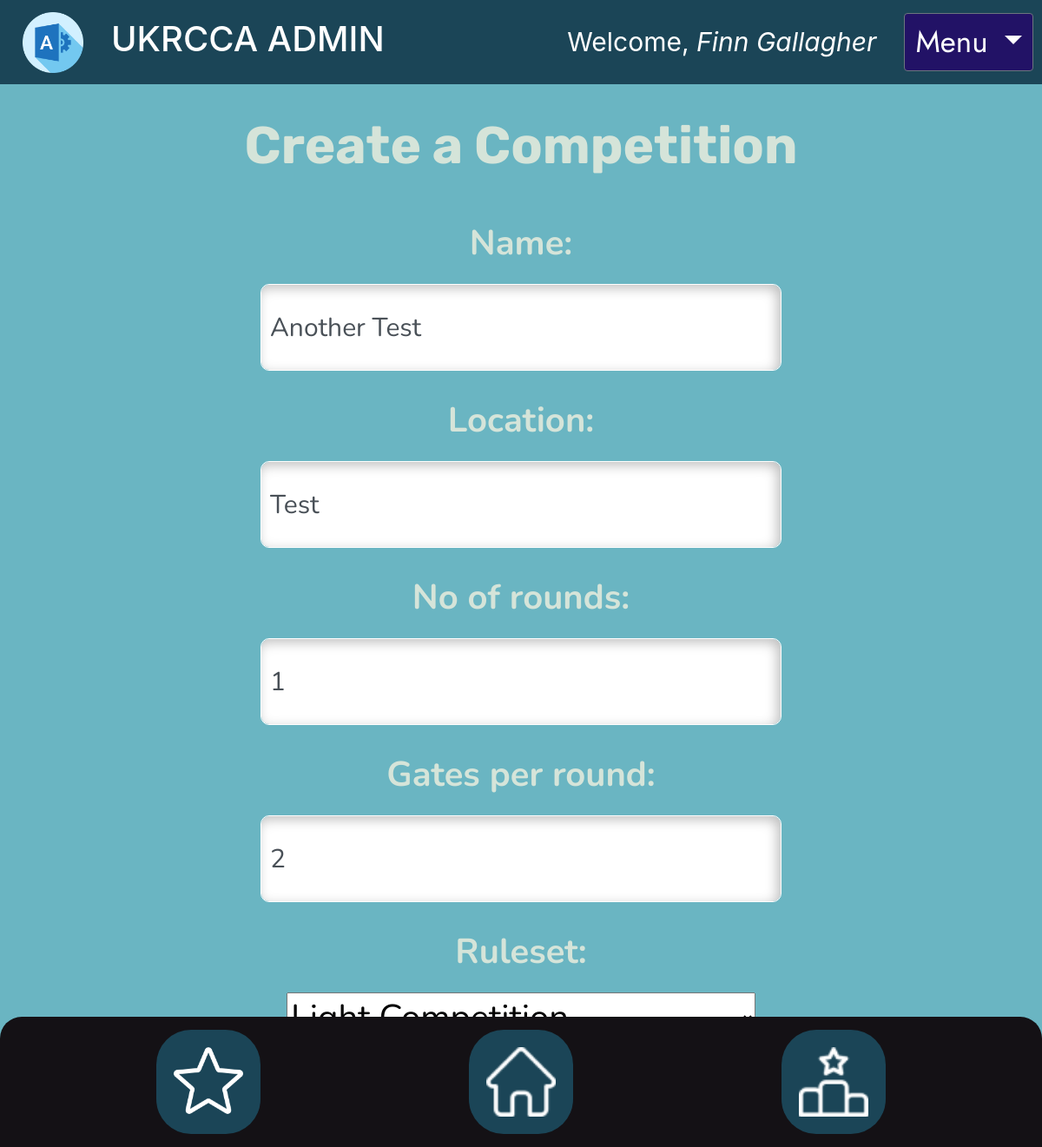
Screenshot of /account/comp/51/ (signed in) with the database file from the repository.
### database/models.py (models this page shows, shortened)
class NewUser(AbstractBaseUser, PermissionsMixin):
    email = models.EmailField(_('email address'), unique=True, error_messages={
                              'unique': 'The email you entered already exists.'})
    user_name = models.CharField(max_length=150, unique=True, error_messages={
                                 'unique': 'The username you entered already exists.'})
    first_name = models.CharField(max_length=150, blank=True)
    last_name = models.CharField(max_length=150, blank=True)
    start_date = models.DateTimeField(default=timezone.now)
    about = models.TextField(_(
        'about'), max_length=500, blank=True)
    is_staff = models.BooleanField(default=False)
    is_active = models.BooleanField(default=False)
    objects = CustomAccountManager()
    USERNAME_FIELD = 'email'
    REQUIRED_FIELDS = ['user_name', 'first_name', 'last_name']

class Competition(models.Model):
    name = models.CharField(max_length=100)
    location = models.CharField(max_length=50)
    no_of_rounds = models.IntegerField(validators=[MinValueValidator(
        1, message='Please enter a number greater than or equal to 1'), MaxValueValidator(30, message='Please enter a number less than or equal to 30')])
    gates_per_round = models.IntegerField(
        validators=[MinValueValidator(1), MaxValueValidator(30)])
    ruleset = models.ForeignKey(Ruleset, on_delete=models.CASCADE)
    ref_code = models.CharField(
        max_length=10,
        blank=True,
        editable=False,
        unique=True,
        default=get_random_string(
            5, allowed_chars=string.ascii_uppercase + string.digits)
    )

class Ruleset(models.Model):
    name = models.CharField(max_length=100, unique=True)
    def __str__(self):
        return self.name

### database/views.py (the view, shortened to what this page needs)
# urls.py: path('comp/<int:id>/', views.comp_form, name='comp_update'),
@login_required
def comp_form(request, id=0):
    if request.method == "GET":
        if id == 0:
            form = CompetitionForm()
        else:
            comp = Competition.objects.get(pk=id)
            form = CompetitionForm(instance=comp)
        return render(request, "competition_register/comp_form.html", {'form': form})

### database/forms.py
class CompetitionForm(forms.ModelForm):
    class Meta:
        model = Competition
        fields = '__all__'
        widgets = {
            'name': forms.TextInput(attrs={
                'placeholder': 'Name',
                'class': 'form-control',
                'style': 'padding-left: 10px; width: 600px'
            }),
            'location': forms.TextInput(attrs={
                'placeholder': 'Location',
                'class': 'form-control',
                'style': 'padding-left: 10px; width: 600px'
            }),
            'no_of_rounds': forms.NumberInput(attrs={
                'placeholder': 'No of Rounds',
                'class': 'form-control',
                'style': 'padding-left: 10px; width: 600px'
            }),
            'gates_per_round': forms.NumberInput(attrs={
                'placeholder': 'Gates per round',
                'class': 'form-control',
                'style': 'padding-left: 10px; width: 600px'
            }),
        }
    def __init__(self, *args, **kwargs):
        super(CompetitionForm, self).__init__(*args, **kwargs)
        self.fields['name'].required = True
        self.fields['ruleset'].empty_label = "Select Ruleset"

### database/templates/competition_register/comp_form.html (shortened to what this page needs)
{% extends 'base1.html' %}
{% load static %}
{% block head %}
<link rel="stylesheet" href="{% static 'comp_form.css' %}">
{% endblock %}
{% block content %}
<h1 class="head">Create a Competition</h1>
<form class="properties" action="" method="post" autocomplete="off">
    {{ form }}
    <button type="submit" class="btn"><img src="/database/static/narwhal.png" alt="" class="narwhal">SUBMIT</button>
</form>
{% endblock %}

### database/templates/base1.html (shortened to what this page needs)
{% load static %}
<link rel="stylesheet" href="https://cdn.jsdelivr.net/npm/bootstrap@4.0.0/dist/css/bootstrap.min.css"
>
<link rel="stylesheet" href="{% static 'base1.css' %}" />
{% block head %}
{% endblock %}
{% if user.is_staff == False %}
<div class="headerContainer" style="display: flex; justify-content: space-between; align-items: center;">
  <a href={% block back %}{% endblock %}><img src="{% static 'back.png' %}" alt="" /></a>
  <div class="pageName" style="padding-top: 20px; margin-left: 15%;">{% block pagename %}{% endblock %}</div>
  {% if user.is_authenticated %}
  <a href="{% url 'logout' %}" class="button"
    style="font-size: 35px; display: flex; align-items: center; text-decoration: none; color: #ffffff; gap: 5px; margin-right: 20px;">
    <svg xmlns="http://www.w3.org/2000/svg" height="70" width="70" fill="currentColor" class="bi bi-door-open"
      viewBox="0 0 16 16" style="padding-right: 5px; height: 40px; width: 40px;">
      <path d="M8.5 10c-.276 0-.5-.448-.5-1s.224-1 .5-1 .5.448.5 1-.224 1-.5 1z" />
      <path
        d="M10.828.122A.5.5 0 0 1 11 .5V1h.5A1.5 1.5 0 0 1 13 2.5V15h1.5a.5.5 0 0 1 0 1h-13a.5.5 0 0 1 0-1H3V1.5a.5.5 0 0 1 .43-.495l7-1a.5.5 0 0 1 .398.117zM11.5 2H11v13h1V2.5a.5.5 0 0 0-.5-.5zM4 1.934V15h6V1.077l-6 .857z" />
    </svg> LOGOUT
  </a>
  {% else %}
  <a href="{% url 'auth-login' %}" class="button"
    style="font-size: 40px; display: flex; align-items: center; text-decoration: none; color: #ffffff; gap: 5px; margin-right: 20px;">
    <svg xmlns="http://www.w3.org/2000/svg" width="70" height="70" fill="currentColor" class="bi bi-door-open"
      viewBox="0 0 16 16" style="padding-right: 5px;">
      <path d="M8.5 10c-.276 0-.5-.448-.5-1s.224-1 .5-1 .5.448.5 1-.224 1-.5 1z" />
      <path
        d="M10.828.122A.5.5 0 0 1 11 .5V1h.5A1.5 1.5 0 0 1 13 2.5V15h1.5a.5.5 0 0 1 0 1h-13a.5.5 0 0 1 0-1H3V1.5a.5.5 0 0 1 .43-.495l7-1a.5.5 0 0 1 .398.117zM11.5 2H11v13h1V2.5a.5.5 0 0 0-.5-.5zM4 1.934V15h6V1.077l-6 .857z" />
    </svg> LOGIN
  </a>
  {% endif %}
</div>
{% else %}
<div class="head-wrap" style="width: 100%; padding: 0; margin: 0;">
  <div class="head-head">
    <div class="top">
      <a href="{% url 'home' %}"><img src="{% static 'admin.png' %}" alt="" class="admin-logo"
          style="height: 70px; margin-left:1rem;"></a>
      <h1 class="logo-title">UKRCCA ADMIN</h1>
    </div>
    <div class="right">
      <p class="greeting" style="font-size: 30px!important;">Welcome, <i>{{ user.first_name }} {{ user.last_name }}</i>
      </p>
      <div class="dropdown">
        <button class="btn btn-secondary dropdown-toggle"
          style="font-size: 35px!important; font-family: 'Jost', sans-serif; background-color: #221266;" type="button"
          id="dropdownMenuButton" data-toggle="dropdown" aria-haspopup="true" aria-expanded="false">
          Menu
        </button>
      </div>
    </div>
  </div>
</div>
{% endif %}
{% block content %}{% endblock %}
<div class="footerContainer">
  <div class="iconBox">
    <a href="{% url 'score' %}"><img class="score" src="{% static 'star.png' %}" alt="" /></a>
  </div>
  <div class="iconBox">
    <a href="{% url 'home' %}"><img src="{% static 'home.png' %}" alt="" /></a>
  </div>
  <div class="iconBox">
    <a href="{% url 'lboard' %}"><img src="{% static 'lboard.png' %}" alt="" /></a>
  </div>
</div>

### database/static/base1.css (style rules this page uses)
* { padding: 0; margin: 0; box-sizing: border-box; }
.head-head { background-color: #1B4557; width: 100%; display: flex; align-items:center; justify-content: space-between; padding: 10px; }
.top { display: flex; gap: 2rem; align-items: center; }
.right { display: flex; align-items: center; justify-content: center; gap: 2rem; }
.logo-title, .greeting { color: white; }
p.greeting { color: white; margin-top: 1rem; font-size: 22px; }
.footerContainer { position: absolute; bottom: 0; left: 0; background-color: #141115; width: 100%; height: 150px; display: flex; align-items: center; justify-content: space-evenly; border-radius: 25px 25px 0 0; }
.iconBox img { height: 80px; }
.iconBox { background-color: #1b4557; height: 80%; padding: 20px; border-radius: 40px 40px 40px 40px; margin-left: 5vw; margin-right: 5vw; }

### database/static/comp_form.css (style rules this page uses)
h1.head { margin-top: 70px; margin-bottom: 70px; position: relative; font-family: 'Rubik'; font-style: normal; font-weight: 700; font-size: 60px; line-height: 2px; display: block; align-items: center; text-align: center; justify-items: center; color: #D5E4D9; }
.properties { font-family: 'Nunito'; display: flex; flex-direction: column; align-items: center; line-height: 2rem; font-size: 40px; width: 100vw; }
.properties input { border-radius: 10px; font-size: 30px; width: 80vw; align-items: center; border: 1px solid rgb(254, 254, 254); height: 100px; margin-bottom: 1rem; box-shadow: inset -4px 4px 14px rgba(0, 0, 0, 0.25); }
label { font-family: 'Nunito'; font-style: 'bold'; font-weight: 700; font-size: 40px; margin-bottom: 35px; margin-top: 30px; line-height: 23px; color: #D5E4D9; }
.properties button.btn { margin-top: 5vh; display: flex; align-items: center; justify-content: center; height: 80px; width: 80vw; gap: 10px; font-family: 'Red Hat Display', sans-serif; font-size: 40px; font-weight: 400; border-radius: 8px; border: none; font-family: 'Nunito'; background-color: rgba(84, 134, 135, 0.5); ; color: white; box-shadow: 0px 6px 7px 1px rgba(0, 0, 0, 0.25); }

### rows the page displays
NewUser: first_name "Finn", last_name "Gallagher"
Competition: name "Another Test", location "Test", no_of_rounds "1", gates_per_round "2"
